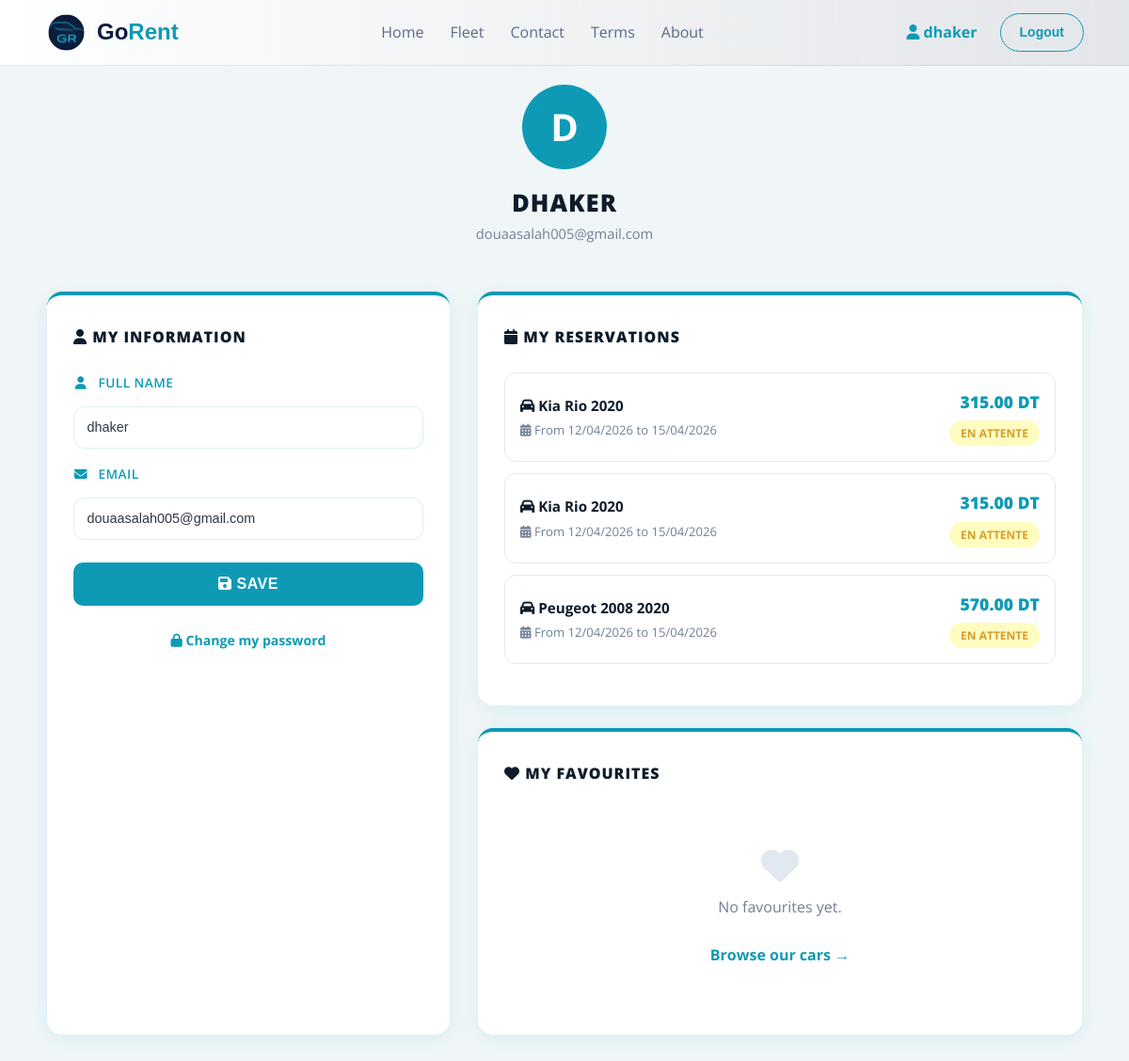
Page /profil.php (signed in) on the earlier database version.
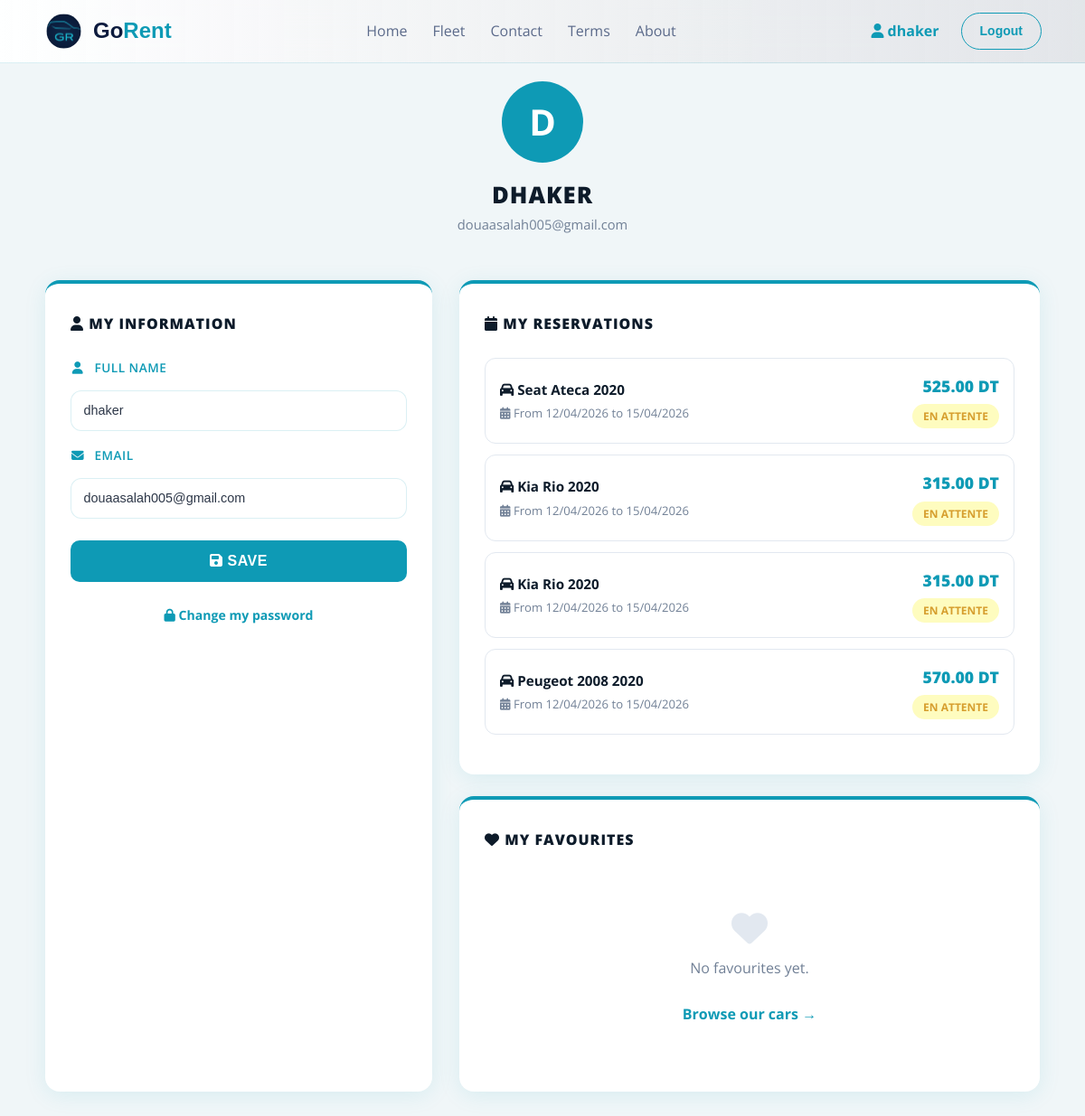
Same page on the later database version.
### tables this page shows
CREATE TABLE `users` (
  `idclient` int(11) NOT NULL,
  `email` varchar(70) NOT NULL,
  `nom` varchar(100) NOT NULL,
  `motdepasse` varchar(100) NOT NULL,
  `created_at` timestamp NOT NULL DEFAULT current_timestamp() ON UPDATE current_timestamp()
);

CREATE TABLE `reservation` (
  `id_reservation` int(11) NOT NULL,
  `id_client` int(11) NOT NULL,
  `id_voiture` int(11) NOT NULL,
  `date_reservation` timestamp NOT NULL DEFAULT current_timestamp(),
  `date_debut` date NOT NULL,
  `date_fin` date NOT NULL,
  `statut` varchar(20) DEFAULT 'En attente',
  `total` decimal(10,2) DEFAULT NULL,
  `telephone` varchar(20) DEFAULT NULL,
  `adresse` text DEFAULT NULL,
  `datenaiss` date DEFAULT NULL,
  `civility` varchar(10) DEFAULT NULL
);

CREATE TABLE `voitures` (
  `id` int(11) NOT NULL,
  `marque` varchar(20) NOT NULL,
  `modele` varchar(20) NOT NULL,
  `annee` int(11) NOT NULL,
  `imgfront` varchar(255) NOT NULL,
  `imginter` varchar(255) NOT NULL,
  `imgcote` varchar(255) NOT NULL,
  `type` varchar(20) NOT NULL,
  `boite` varchar(20) NOT NULL,
  `carburant` varchar(20) NOT NULL,
  `places` int(11) NOT NULL,
  `bagages` int(11) NOT NULL,
  `prix` decimal(6,0) NOT NULL
);

### profil.php (the view, shortened to what this page needs)
<?php
$conn = new mysqli('localhost', 'root', '', 'locationvoitures');
$user_id = $_SESSION['user_id'];
$stmt = $conn->prepare("SELECT nom, email FROM users WHERE idclient = ?");
$stmt->bind_param("i", $user_id);
$stmt->execute();
$stmt->bind_result($nom, $email);
$reservations = [];
$res = $conn->prepare("
    SELECT r.id_reservation, v.marque, v.modele, v.annee, r.date_debut, r.date_fin, r.statut, r.total
    FROM reservation r
    JOIN voitures v ON r.id_voiture = v.id
    WHERE r.id_client = ?
    ORDER BY r.date_reservation DESC
");
$res->bind_param("i", $user_id);
$res->execute();
$result = $res->get_result();
while ($row = $result->fetch_assoc()) {
    $reservations[] = $row;
}
$favoris = [];
?>
    <?php include 'navbar.php'; ?>
    <div class="profil-page">
        <div class="profil-header">
            <div class="profil-avatar">
                <?= strtoupper(substr($nom, 0, 1)) ?>
            </div>
            <h2><?= htmlspecialchars($nom) ?></h2>
            <p><?= htmlspecialchars($email) ?></p>
        </div>
        <div class="profil-grid">
            <div class="profil-card">
                <h3><i class="fa fa-user"></i> My Information</h3>
                <form method="POST">
                    <div class="form-group">
                        <label><i class="fa fa-user"></i> Full Name</label>
                        <input type="text" name="nom" value="<?= htmlspecialchars($nom) ?>" required>
                    </div>
                    <div class="form-group">
                        <label><i class="fa fa-envelope"></i> Email</label>
                        <input type="email" name="email" value="<?= htmlspecialchars($email) ?>" required>
                    </div>
                    <button type="submit" name="modifier_profil" class="btn-submit">
                        <i class="fa fa-floppy-disk"></i> Save
                    </button>
                </form>
                <br>
                <a href="forgot_password.php"
                    style="display:block; text-align:center; color:var(--blue); font-size:0.88rem; font-weight:700; text-decoration:none;">
                    <i class="fa fa-lock"></i> Change my password
                </a>
            </div>
            <div class="profil-right-col">
                <div class="reservations-card">
                    <h3><i class="fa fa-calendar"></i> My Reservations</h3>
                    <?php if (empty($reservations)): ?>
                        <div class="empty-reservations">
                            <i class="fa fa-car"></i>
                            <p>No reservations yet.</p>
                            <br>
                            <a href="home.php#fleet-section"
                                style="color:var(--blue); font-weight:700; text-decoration:none;">
                                Browse our cars →
                            </a>
                        </div>
                    <?php else: ?>
                        <?php foreach ($reservations as $r): ?>
                            <div class="reservation-item">
                                <div class="reservation-info">
                                    <h4><i class="fa fa-car"></i> <?= $r['marque'] . ' ' . $r['modele'] . ' ' . $r['annee'] ?>
                                    </h4>
                                    <p><i class="fa fa-calendar-days"></i> From
                                        <?= date('d/m/Y', strtotime($r['date_debut'])) ?> to
                                        <?= date('d/m/Y', strtotime($r['date_fin'])) ?>
                                    </p>
                                </div>
                                <div class="reservation-right">
                                    <div class="prix"><?= $r['total'] ?? '—' ?> DT</div>
                                    <?php
                                    $statut = strtolower($r['statut']);
                                    $classe = match ($statut) {
                                        'confirmée', 'confirmee' => 'statut-confirmee',
                                        'annulée', 'annulee' => 'statut-annulee',
                                        default => 'statut-attente'
                                    };
                                    ?>
                                    <span class="statut <?= $classe ?>"><?= $r['statut'] ?></span>
                                </div>
                            </div>
                        <?php endforeach; ?>
                    <?php endif; ?>
                </div>
                <div class="reservations-card">
                    <h3><i class="fa fa-heart"></i> My Favourites</h3>
                    <?php if (empty($favoris)): ?>
                        <div class="empty-reservations">
                            <i class="fa fa-heart"></i>
                            <p>No favourites yet.</p>
                            <br>
                            <a href="home.php#fleet-section"
                                style="color:var(--blue); font-weight:700; text-decoration:none;">
                                Browse our cars →
                            </a>
                        </div>
                    <?php endif; ?>
                </div>
            </div>
        </div>
    </div>
</body>
</html>

### navbar.php (shortened to what this page needs)
<!DOCTYPE html>
<html lang="fr">
<head>
    <link rel="stylesheet" href="styles\style.css">
    <link rel="stylesheet" href="styles\navbar.css">
    <link rel="stylesheet" href="styles\home.css">
    <link rel="stylesheet" href="styles\profil.css">
    <link rel="stylesheet" href="styles\reset_password.css">
    <link rel="stylesheet" href="styles\register.css">
    <link rel="stylesheet" href="styles\login.css">
    <link rel="stylesheet" href="styles\forgot_password.css">
    <link rel="stylesheet" href="styles\car.css">
    <link rel="stylesheet" href="styles\details.css">
    <link rel="stylesheet" href="styles\terms.css">
    <link rel="stylesheet" href="styles\about.css">
    <link rel="stylesheet" href="styles\contact.css">
    <link rel="stylesheet" href="styles\reservation.css">
    <link rel="stylesheet" href="https://cdnjs.cloudflare.com/ajax/libs/font-awesome/6.5.0/css/all.min.css">
</head>
<body>
    <header id="nav">
        <div class="logo">
            <a href="home.php">
                <img src="imgVoitures/logo2.png" alt="logo">
            </a>
            <div class="logo-text">
                <a href="home.php">
                    <span class="drive">Go</span><span class="rent">Rent</span> </a>
            </div>
        </div>
        <div class="menu">
            <ul class="nav-links">
                <li><a href="home.php">Home</a></li>
                <li><a href="home.php#fleet-section">Fleet</a></li>
                <li><a href="contact.php">Contact</a></li>
                <li><a href="terms.php">Terms</a></li>
                <li><a href="about.php">About</a></li>
            </ul>
        </div>
        <div class="actions">
            <?php if (isset($_SESSION['user_nom'])): ?>
                <a href="profil.php" style="font-weight:700; color: var(--blue); margin-right: 12px; text-decoration:none;">
                    <i class="fa fa-user"></i> <?= $_SESSION['user_nom'] ?>
                </a>
                <a href="logout.php" class="btn-outline">Logout</a>
            <?php else: ?>
                <a href="login.php" class="btn-outline">Sign In</a>
            <?php endif; ?>
        </div>
    </header>

### styles/style.css (style rules this page uses)
:root { --bg: #f0f3f8; --navy: #0d1b3e; --blue: #0e9ab5; --blue-soft: #EBF4F6; --btnsrv: #0b7d94; --border: rgba(255, 255, 255, 0.5); --text: #0d1b3e; --text-m: #5b6a8a; --font-h: "Urbanist", sans-serif; --font-b: "Urbanist", sans-serif; --nav-height: 70px; --addmin: #1a202c; }
*, *::before, *::after { box-sizing: border-box; margin: 0; padding: 0; }
html { scroll-behavior: smooth; }
body { background: var(--bg); color: var(--text); font-family: var(--font-b); font-size: 16px; line-height: 1.6; overflow-x: hidden; opacity: 0; transition: opacity 0.5s ease-in-out; }
body.loaded { opacity: 1; }
a { text-decoration: none; }
ul { list-style: none; }
img { display: block; max-width: 100%; height: auto; }

### styles/navbar.css (style rules this page uses)
#nav { position: fixed; top: 0; left: 0; right: 0; z-index: 999; height: var(--nav-height); background: linear-gradient(to right, rgba(255, 255, 255, 0.92), rgba(222, 224, 228, 0.75)); backdrop-filter: blur(20px); -webkit-backdrop-filter: blur(20px); border-bottom: 1px solid var(--border); display: flex; align-items: center; justify-content: space-between; padding: 0 48px; }
.logo { font-family: var(--font-h); font-size: 24px; font-weight: 700; cursor: pointer; }
.logo { display: flex; align-items: center; gap: 10px; }
.logo img { width: 45px; height: 45px; border-radius: 50%; object-fit: cover; transform: scale(0.85); transition: transform 0.3s ease; }
.logo-text { display: flex; gap: 0; }
.logo .drive { color: var(--navy); }
.logo .rent { color: var(--blue); }
.menu { display: flex; align-items: center; }
.menu .nav-links { display: flex; gap: 28px; }
.menu .nav-links a { position: relative; color: var(--text-m); font-size: 16px; transition: color 0.3s; }
.menu .nav-links a::after { content: ''; position: absolute; bottom: -4px; left: 0; width: 0; height: 2px; background: var(--blue); border-radius: 2px; transition: width 0.3s ease; }
.actions { display: flex; gap: 12px; align-items: center; }
.btn-outline { display: inline-flex; align-items: center; justify-content: center; padding: 8px 20px; border: 1.5px solid var(--blue); border-radius: 24px; background: transparent; color: var(--blue); font-family: var(--font-h); font-size: 14px; font-weight: 600; cursor: pointer; transition: background 0.2s, color 0.2s; white-space: nowrap; }

### styles/home.css (style rules this page uses)
body { font-family: 'Segoe UI', sans-serif; }
.form-group { display: flex; flex-direction: column; gap: 6px; margin-bottom: 16px; width: 100%; }
.form-group label { font-size: 0.78rem; font-weight: 700; color: var(--blue); text-transform: uppercase; letter-spacing: 0.5px; }
.form-group label i { margin-right: 5px; }
.form-group select, .form-group input { border: 1.5px solid #e2e8f0; border-radius: 10px; padding: 11px 14px; font-size: 0.92rem; color: #2d3748; background: #f8fafc; outline: none; width: 100%; transition: border-color 0.2s; cursor: pointer; }

### styles/register.css (style rules this page uses)
:root { --blue: #0e9ab5; --btnsrv: #0a7a91; }
.btn-submit { width: 100%; background: var(--blue); color: white; border: none; border-radius: 10px; padding: 14px; font-size: 1rem; font-weight: 700; letter-spacing: 0.5px; cursor: pointer; margin-top: 8px; text-transform: uppercase; transition: background 0.2s; }

### styles/login.css (style rules this page uses)
:root { --blue: #0e9ab5; --btnsrv: #0a7a91; }
.btn-submit { width: 100%; background: var(--blue); color: white; border: none; border-radius: 10px; padding: 14px; font-size: 1rem; font-weight: 700; letter-spacing: 0.5px; cursor: pointer; margin-top: 8px; text-transform: uppercase; transition: background 0.2s; }

### styles/forgot_password.css (style rules this page uses)
:root { --blue: #0e9ab5; --btnsrv: #0a7a91; }
.form-group { display: flex; flex-direction: column; gap: 6px; margin-bottom: 16px; }
.form-group label { font-size: 0.78rem; font-weight: 700; color: var(--blue); text-transform: uppercase; letter-spacing: 0.5px; }
.form-group input { border: 1.5px solid #e2e8f0; border-radius: 10px; padding: 11px 14px; font-size: 0.92rem; color: #2d3748; background: #f8fafc; outline: none; width: 100%; transition: border-color 0.2s; box-sizing: border-box; }
.btn-submit { width: 100%; background: var(--blue); color: white; border: none; border-radius: 10px; padding: 14px; font-size: 1rem; font-weight: 700; cursor: pointer; margin-top: 8px; text-transform: uppercase; transition: background 0.2s; }

Differences in the rows shown:
added reservation: id_voiture.marque "Seat", id_voiture.modele "Ateca", id_voiture.annee "2020", date_debut "12/04/2026", date_fin "15/04/2026", total "525.00", statut "EN ATTENTE"
